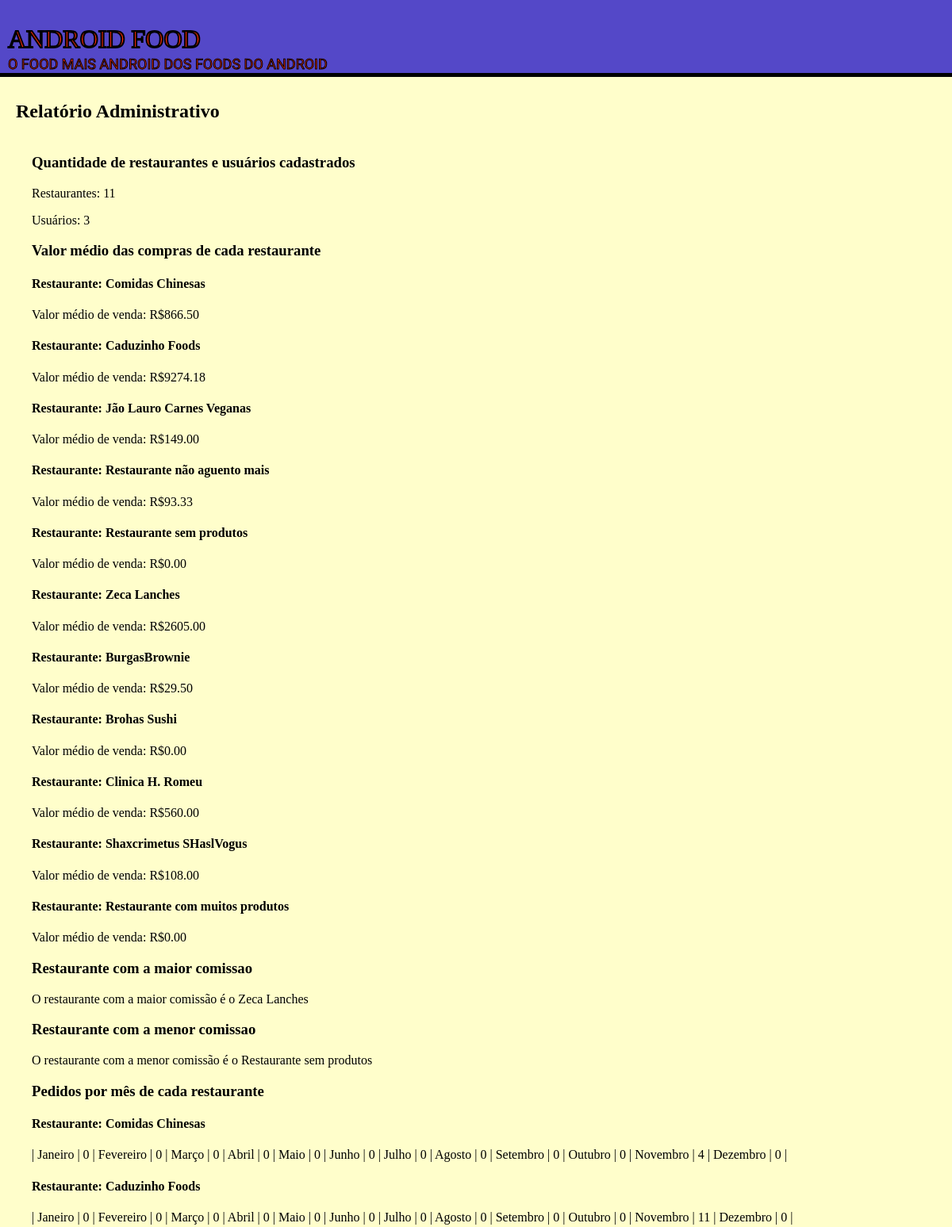
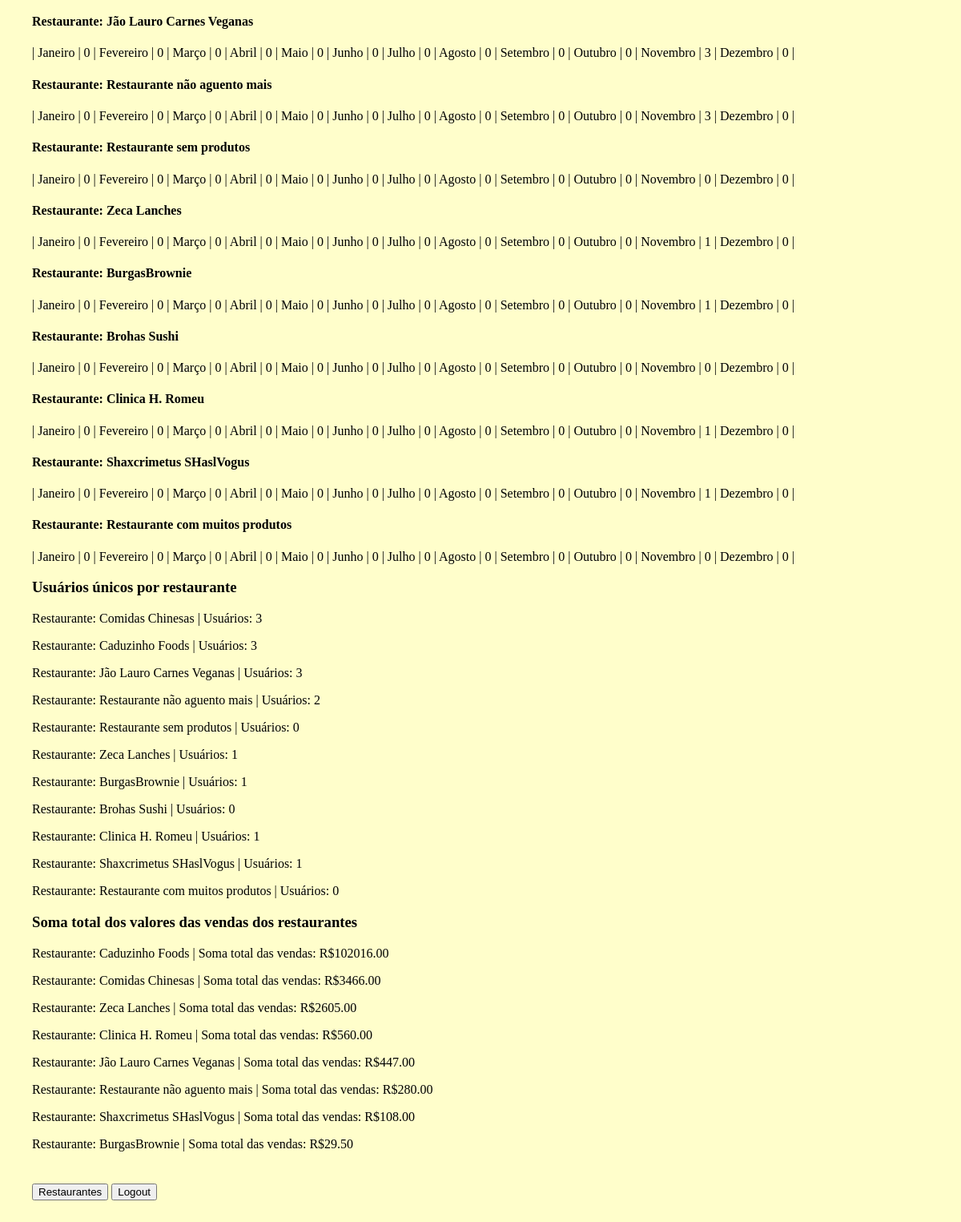
The page /relatorioAdmin (signed in) on the database its author committed (2 pictures, top to bottom).
### tables this page shows
CREATE TABLE restaurante (
                            pk_restaurante INTEGER PRIMARY KEY NOT NULL,
                                restaurante VARCHAR(100) NOT NULL,
                                comissao INTEGER CHECK (comissao >= 0) NOT NULL,
                                email_restaurante VARCHAR(200) NOT NULL,
                                senha_restaurante VARCHAR(100) NOT NULL,
                                criacao DATE DEFAULT (datetime('now', 'localtime')),
                                ultima_atualizacao DATE DEFAULT (datetime('now', 'localtime')),
                                tem_produtos bool DEFAULT 0
                            );

### main.py (the view)
@app.route("/relatorioAdmin", methods=['GET','POST']) # relatório do admin
def relatorio_admin():
    if (session.get('login') == None or session['login'] == False) or (session.get('admin') == None or session['admin'] == False):
        return index()
    consultas = database.relatorio_administrativo()
    return render_template("relatorioAdmin.jinja", consultas = consultas)

### database/database.py (called while the page is built)
    def consulta_maior_comissao(self): # Consulta o restaurante com a maior comissao
        sql = f'SELECT pk_restaurante,restaurante,MAX(comissao),email_restaurante,senha_restaurante,criacao,ultima_atualizacao,tem_produtos FROM restaurante'
        result = self.conexao.execute(sql)
        return result.fetchone()

    def consulta_menor_comissao(self): # Consulta o restaurante com a menor comissao
        sql = f'SELECT pk_restaurante,restaurante,MIN(comissao),email_restaurante,senha_restaurante,criacao,ultima_atualizacao,tem_produtos FROM restaurante'
        result = self.conexao.execute(sql)
        return result.fetchone()

    def consulta_soma_valores(self):
        sql = '''SELECT SUM(valor), r.restaurante FROM venda v
        INNER JOIN restaurante r ON v.pk_restaurante = r.pk_restaurante
        GROUP BY v.pk_restaurante ORDER BY SUM(valor) DESC'''
        result = self.conexao.execute(sql)
        return result.fetchall()

    def consulta_quantidade_usuario_restaurante(self): # Consulta quantos restaurantes e usuarios estão cadastrados na database"
        sql = f"SELECT (SELECT COUNT(1) FROM restaurante r) AS 'restaurante', (SELECT COUNT(1) FROM usuario u WHERE admin = 0) AS 'Usuario';"
        result = self.conexao.execute(sql)
        return result.fetchone()

    def consulta_valor_medio_pedido(self): # Consulta a média do ganhos de cada restaurante
        sql = '''SELECT AVG(valor), r.restaurante FROM venda
                RIGHT JOIN restaurante r  ON venda.pk_restaurante  = r.pk_restaurante
                GROUP BY r.pk_restaurante;'''
        result = self.conexao.execute(sql)
        result = result.fetchall()
        if not result:
            return False
        return result

    def consulta_pedidos_unico(self): # Consulta usuarios unicos em cada restaurante
        sql = '''SELECT r.restaurante, COUNT(DISTINCT pk_usuario) as 'usuarios' FROM venda v
                RIGHT JOIN restaurante r ON v.pk_restaurante = r.pk_restaurante
                GROUP BY r.pk_restaurante ;'''
        result = self.conexao.execute(sql)
        result = result.fetchall()
        if not result:
            return False
        return result

### main.py (called while the page is built)
@app.template_filter() # Função para formatar dinheiro
def formatoDinheiro(valor):
    if valor == None:
        return f"0.00"
    return f"{float(valor):.2f}"

### templates/relatorioAdmin.jinja (shortened to what this page needs)
<!DOCTYPE html>
<html lang="pt-BR">
<head>
    <link rel="stylesheet" href="{{ url_for('static',filename='styles/relatorioAdmin.css') }}">
</head>
<body>
    <header class="header">
      <h1>ANDROID FOOD</h1>
      <p>O FOOD MAIS ANDROID DOS FOODS DO ANDROID</p>
    </header>
    <h2 class="title">Relatório Administrativo</h2>
    <section class="section-main">
        {% if consultas["falha_consulta"] == true %}
            <p>Falha nas consultas</p>
        {% else %}
            <section class="restaurante-usuario">
                <h3>Quantidade de restaurantes e usuários cadastrados</h3>
                <p>Restaurantes: {{ consultas["res_usu"][0] }}</p>
                <p>Usuários: {{ consultas["res_usu"][1] }}</p>
            </section>
            <section class="valor-medio">
                <h3>Valor médio das compras de cada restaurante</h3>
                {% if consultas["valor_medio"] != false %}
                    {% for restaurante in consultas["valor_medio"] %}
                        <div class="valor-medio-card">
                            <h4>Restaurante: {{ restaurante[1] }}</h4>
                            <p>Valor médio de venda: R${{ restaurante[0] | formatoDinheiro }}</p>
                        </div>
                    {% endfor %}
                {% else %}
                    <p>Não há restaurantes com vendas</p>
                {% endif %}
            </section>
            <section class="maior-comissao">
                <h3>Restaurante com a maior comissao</h3>
                {% if consultas["res_usu"][0] == 0 %}
                    <p>Não há restaurantes cadastrados</p>
                {% else %}
                    <p>O restaurante com a maior comissão é o {{ consultas["maior_comissao"][1] }}</p>
                {% endif %}
            </section>
            <section class="menor-comissao">
                <h3>Restaurante com a menor comissao</h3>
                {% if consultas["res_usu"][0] == 0 %}
                    <p>Não há restaurantes cadastrados</p>
                {% else %}
                    <p>O restaurante com a menor comissão é o {{ consultas["menor_comissao"][1] }}</p>
                {% endif %}
            </section>
            <section class="pedido-mes">
                <h3>Pedidos por mês de cada restaurante</h3>
                {% if consultas["valor_medio"] != false %}
                    {% for restaurante in consultas["pedido_mes"] %}
                        <div class="pedido-mes-card">
                            <h4>Restaurante: {{ restaurante[12] }}</h4>
                            <p>| Janeiro | {{restaurante[0]}} | Fevereiro | {{restaurante[1]}} | Março | {{restaurante[2]}} | Abril | {{restaurante[3]}} | Maio | {{restaurante[4]}} | Junho | {{restaurante[5]}} | Julho | {{restaurante[6]}} | Agosto | {{restaurante[7]}} | Setembro | {{restaurante[8]}} | Outubro | {{restaurante[9]}} | Novembro | {{restaurante[10]}} | Dezembro | {{restaurante[11]}} |</p>
                        </div>
                    {% endfor %}
                {% else %}
                    <p>Não há restaurantes com vendas</p>
                {% endif %}
            </section>
            <section class="usuario-unico">
                <h3>Usuários únicos por restaurante</h3>
                {% if consultas["usuario_unico"] != false %}
                    {% for restaurante in consultas["usuario_unico"] %}
                        <div class="usuario-unico-card">
                            <p>Restaurante: {{ restaurante[0] }} | Usuários: {{ restaurante[1] }}</p>
                        </div>
                    {% endfor %}
                {% else %}
                    <p>Não há restaurantes com vendas</p>
                {% endif %}
            </section>
            <section class="soma-valores">
                <h3>Soma total dos valores das vendas dos restaurantes</h3>
                {% if consultas["valor_medio"] == false %}
                    <p>Não há restaurantes com vendas</p>
                {% else %}
                    {% for restaurante in consultas["valores"] %}
                        <div class="soma-valores-card">
                            <p>Restaurante: {{ restaurante[1] }} | Soma total das vendas: R${{ restaurante[0] | formatoDinheiro }}</p>
                        </div>
                    {% endfor %}
                {% endif %}
            </section>
        {% endif %}
    </section>
    <section class="buttons">
        <a href="{{ url_for('restaurantes_admin') }}"><button>Restaurantes</button></a>
        <a href="{{ url_for('logout') }}"><button>Logout</button></a>
    </section>
</body>
</html>

### static/styles/relatorioAdmin.css (style rules this page uses)
body { margin: 0; background-color: #fffecb; margin-bottom: 9vh; width: 100%; max-width: 100%; }
.header { width: calc(100% - 20px); height: 9vh; padding: 10px; background-color: #5448c8; margin-bottom: 30px; border-bottom: 5px solid black; max-width: 100%; }
.header h1 { font-family: "Alfa Slab One", serif; font-weight: 400; font-style: normal; color: #ff2e00; -webkit-text-stroke: 2px black; margin-bottom: 2px; }
.header p { font-family: "Racing Sans One", sans-serif; font-weight: 400; font-style: normal; font-size: large; color: #ff2e00; -webkit-text-stroke: 1px black; margin-top: 0; }
.title { margin-left: 20px; }
.section-main { margin: 40px; }
.buttons { margin: 40px; }

### rows shown on the page
restaurante: restaurante "Comidas Chinesas", restaurante "866.50", restaurante "0", restaurante "4", restaurante "3"
restaurante: restaurante "Caduzinho Foods", restaurante "9274.18", restaurante "0", restaurante "11", pk_restaurante "3"
restaurante: restaurante "Jão Lauro Carnes Veganas", restaurante "149.00", restaurante "0", restaurante "3"
restaurante: restaurante "Restaurante não aguento mais", restaurante "93.33", restaurante "0", restaurante "3", comissao "2"
restaurante: restaurante "Restaurante sem produtos", restaurante "0.00", restaurante "0"
restaurante: restaurante "Zeca Lanches", restaurante "2605.00", restaurante "0", tem_produtos "1"
restaurante: restaurante "BurgasBrownie", restaurante "29.50", restaurante "0", tem_produtos "1"
restaurante: restaurante "Brohas Sushi", restaurante "0.00", restaurante "0"
restaurante: restaurante "Clinica H. Romeu", restaurante "560.00", comissao "0", tem_produtos "1"
restaurante: restaurante "Shaxcrimetus SHaslVogus", restaurante "108.00", restaurante "0", tem_produtos "1"
restaurante: restaurante "Restaurante com muitos produtos", tem_produtos "0.00", tem_produtos "0"

### other values the page prints
{{ consultas["res_usu"][0] }} "11"
{{ consultas["res_usu"][1] }} "3"
{{ restaurante[1] }} "Caduzinho Foods" "Comidas Chinesas" "Zeca Lanches" "Clinica H. Romeu" "Jão Lauro Carnes Veganas" "Restaurante não aguento mais" "Shaxcrimetus SHaslVogus" "BurgasBrownie"
{{ restaurante[0] | formatoDinheiro }} "102016.00" "3466.00" "2605.00" "560.00" "447.00" "280.00" "108.00" "29.50"
